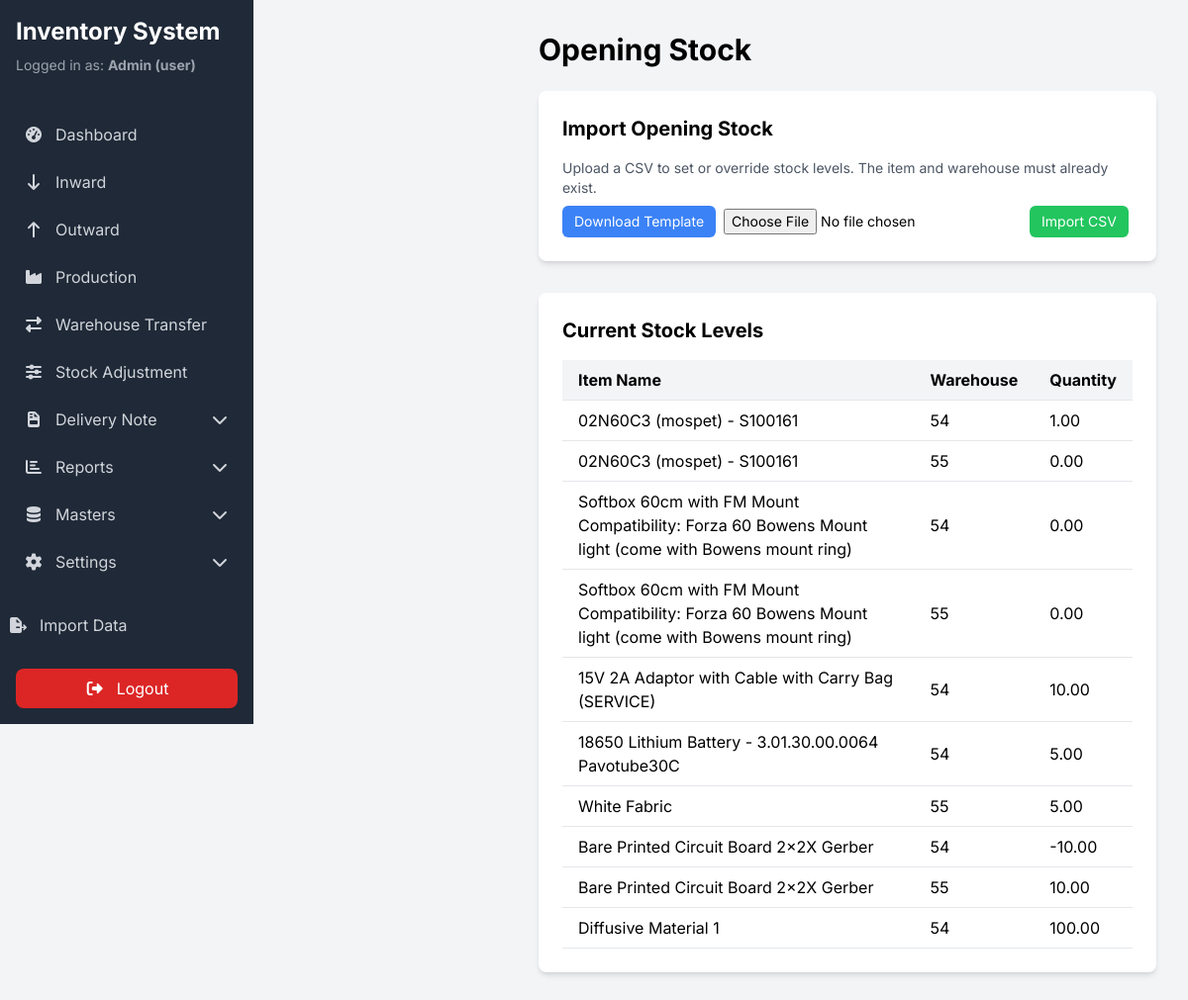
Screenshot of /opening-stock/ (signed in) with the database file from the repository.
### inventory/models.py (models this page shows, shortened)
class User(AbstractUser):
    ROLE_CHOICES = (
        ('admin', 'Admin'),
        ('user', 'User'),
    )
    role = models.CharField(max_length=20, choices=ROLE_CHOICES, default='user')
    can_edit = models.BooleanField(default=True)
    can_delete = models.BooleanField(default=False)

class OpeningStock(models.Model):
    item = models.ForeignKey(ItemMaster, on_delete=models.CASCADE)
    warehouse = models.ForeignKey(WarehouseMaster, on_delete=models.CASCADE)
    quantity = models.DecimalField(max_digits=10, decimal_places=2, default=0)
    class Meta:
        unique_together = ('item', 'warehouse')

class ItemMaster(models.Model):
    name = models.CharField(max_length=150, unique=True, help_text="The name of the item.")
    code = models.CharField(max_length=50, unique=True, null=True, blank=True, help_text="Unique code or SKU for the item.")
    unit = models.CharField(max_length=20, help_text="e.g., KG, PCS, LTR")
    group = models.ForeignKey(GroupMaster, on_delete=models.PROTECT, related_name='items')

class WarehouseMaster(models.Model):
    name = models.CharField(max_length=100, unique=True)
    parent = models.ForeignKey('self', on_delete=models.CASCADE, null=True, blank=True, related_name='children')

### inventory/views.py (the view, shortened to what this page needs)
# urls.py: path('opening-stock/', OpeningStockView.as_view(), name='opening_stock'),
class OpeningStockView(LoginRequiredMixin, View):
    def get(self, request):
        stock_data = OpeningStock.objects.select_related('item', 'warehouse').all()
        context = {'stock_data': stock_data}
        return render(request, 'inventory/opening_stock.html', context)

### inventory/templates/inventory/opening_stock.html (shortened to what this page needs)
{% extends "inventory/base.html" %}
{% block content %}
<h2 class="text-3xl font-bold mb-6">Opening Stock</h2>
<div class="bg-white p-6 rounded-lg shadow-md mb-8">
    <h3 class="text-xl font-bold mb-4">Import Opening Stock</h3>
    <p class="text-sm text-gray-600 mb-2">Upload a CSV to set or override stock levels. The item and warehouse must already exist.</p>
    <div class="flex space-x-2">
        <form method="post" class="inline">
            <button type="submit" name="download_template" class="bg-blue-500 text-white px-3 py-1.5 rounded-md text-sm hover:bg-blue-600">Download Template</button>
        </form>
        <form method="post" enctype="multipart/form-data" class="inline-flex items-center">
            <input type="file" name="csv_file" accept=".csv" required class="text-sm">
            <button type="submit" name="import_csv" class="bg-green-500 text-white px-3 py-1.5 rounded-md text-sm hover:bg-green-600 ml-2">Import CSV</button>
        </form>
    </div>
</div>
<div class="bg-white p-6 rounded-lg shadow-md overflow-x-auto">
    <h3 class="text-xl font-bold mb-4">Current Stock Levels</h3>
    <table class="min-w-full bg-white">
        <thead class="bg-gray-100">
            <tr>
                <th class="py-2 px-4 border-b text-left">Item Name</th>
                <th class="py-2 px-4 border-b text-left">Warehouse</th>
                <th class="py-2 px-4 border-b text-left">Quantity</th>
            </tr>
        </thead>
        <tbody>
            {% for stock in stock_data %}
            <tr class="hover:bg-gray-50">
                <td class="py-2 px-4 border-b">{{ stock.item.name }}</td>
                <td class="py-2 px-4 border-b">{{ stock.warehouse.name }}</td>
                <td class="py-2 px-4 border-b">{{ stock.quantity }}</td>
            </tr>
            {% empty %}
            <tr><td colspan="3" class="py-4 text-center text-gray-500">No stock data found.</td></tr>
            {% endfor %}
        </tbody>
    </table>
</div>
{% endblock %}

### inventory/templates/inventory/Base.html (shortened to what this page needs)
{% load static %}
<!DOCTYPE html>
<html lang="en">
<head>
    <script src="https://cdn.tailwindcss.com"></script>
    <link rel="stylesheet" href="{% static 'inventory/vendor/css/all.min.css' %}">
    <link rel="stylesheet" href="{% static 'inventory/vendor/css/select2.min.css' %}">
	<link rel="stylesheet" type="text/css" href="https://cdn.jsdelivr.net/npm/toastify-js/src/toastify.min.css">
</head>
<body class="bg-gray-100">
    <div id="app-container" class="relative md:flex">
        <div id="sidebar" class="sidebar fixed top-0 left-0 h-full w-64 bg-gray-800 text-white z-40 md:relative md:transform-none flex flex-col">
            <div class="p-4">
                <h1 class="text-2xl font-bold mb-2">Inventory System</h1>
                {% if user.is_authenticated %}
                <p class="text-sm text-gray-400 mb-6">Logged in as: <span id="user-role-display" class="font-bold">{{ user.username }} ({{user.role}})</span></p>
                {% endif %}
            </div>
			<nav class="flex-1 px-4 pb-4 overflow-y-auto">
				<ul>
					<li class="mb-2">
						<a href="{% url 'dashboard' %}" class="nav-link flex items-center p-2 text-base font-normal text-gray-300 rounded-lg hover:bg-gray-700">
							<i class="fas fa-tachometer-alt fa-fw mr-3"></i>Dashboard
						</a>
					</li>
					<li class="mb-2">
						<a href="{% url 'inward' %}" class="nav-link flex items-center p-2 text-base font-normal text-gray-300 rounded-lg hover:bg-gray-700">
							<i class="fas fa-arrow-down fa-fw mr-3"></i>Inward
						</a>
					</li>
					<li class="mb-2">
						<a href="{% url 'outward' %}" class="nav-link flex items-center p-2 text-base font-normal text-gray-300 rounded-lg hover:bg-gray-700">
							<i class="fas fa-arrow-up fa-fw mr-3"></i>Outward
						</a>
					</li>
					<li class="mb-2">
						<a href="{% url 'production' %}" class="nav-link flex items-center p-2 text-base font-normal text-gray-300 rounded-lg hover:bg-gray-700">
							<i class="fas fa-industry fa-fw mr-3"></i>Production
						</a>
					</li>
					<li class="mb-2">
						<a href="{% url 'warehouse_transfer' %}" class="nav-link flex items-center p-2 text-base font-normal text-gray-300 rounded-lg hover:bg-gray-700">
							<i class="fas fa-exchange-alt fa-fw mr-3"></i>Warehouse Transfer
						</a>
					</li>
					<li class="mb-2">
						<a href="{% url 'stock_adjustment' %}" class="nav-link flex items-center p-2 text-base font-normal text-gray-300 rounded-lg hover:bg-gray-700">
							<i class="fas fa-sliders-h fa-fw mr-3"></i>Stock Adjustment
						</a>
					</li>
					<li class="mb-2">
						<button type="button" class="submenu-toggle flex items-center w-full p-2 text-base font-normal text-gray-300 rounded-lg hover:bg-gray-700">
							<i class="fas fa-file-invoice fa-fw mr-3"></i>
							<span class="flex-1 text-left whitespace-nowrap">Delivery Note</span>
							<i class="fas fa-chevron-down ml-auto transition-transform duration-300"></i>
						</button>
					</li>
					<li class="mb-2">
								<button type="button" class="submenu-toggle flex items-center w-full p-2 text-base font-normal text-gray-300 rounded-lg hover:bg-gray-700">
									<i class="fas fa-chart-bar fa-fw mr-3"></i>
									<span class="flex-1 text-left whitespace-nowrap">Reports</span>
									<i class="fas fa-chevron-down ml-auto transition-transform duration-300"></i>
								</button>
					</li>
					<li class="mb-2">
						<button type="button" class="submenu-toggle flex items-center w-full p-2 text-base font-normal text-gray-300 rounded-lg hover:bg-gray-700">
							<i class="fas fa-database fa-fw mr-3"></i>
							<span class="flex-1 text-left whitespace-nowrap">Masters</span>
							<i class="fas fa-chevron-down ml-auto transition-transform duration-300"></i>
						</button>
					</li>
					<li class="mb-2">
						<button type="button" class="submenu-toggle flex items-center w-full p-2 text-base font-normal text-gray-300 rounded-lg hover:bg-gray-700">
							<i class="fas fa-cog fa-fw mr-3"></i>
							<span class="flex-1 text-left whitespace-nowrap">Settings</span>
							<i class="fas fa-chevron-down ml-auto transition-transform duration-300"></i>
						</button>
					</li>
				</ul>
			</nav>
			<nav>
				<ul>
					<li class="mb-2">
						<a href="{% url 'import_page' %}" class="nav-link flex items-center p-2 text-base font-normal text-gray-300 rounded-lg hover:bg-gray-700">
							<i class="fas fa-file-export fa-fw mr-3"></i>Import Data
						</a>
					</li>
					</ul>
			</nav>
		<div class="p-4">
                <a href="{% url 'logout' %}" id="logout-btn" class="w-full flex items-center justify-center p-2 text-base font-normal text-white bg-red-600 rounded-lg hover:bg-red-700">
                    <i class="fas fa-sign-out-alt mr-3"></i>Logout
                </a>
            </div>
        </div>
        <div id="main-content" class="main-content md:ml-64 flex-1 p-4 md:p-8">
            {% block content %}{% endblock %}
        </div>
    </div>
</body>
</html>

### inventory/templates/inventory/Base.html (style rules this page uses)
body { font-family: 'Inter', sans-serif; }
.sidebar { transition: transform 0.3s ease-in-out; }
.main-content { transition: margin-left 0.3s ease-in-out; }

### rows the page displays
User: username "Admin", role "user"
OpeningStock: item.name "02N60C3 (mospet) - S100161", warehouse.name "54", quantity "1.00"
OpeningStock: item.name "02N60C3 (mospet) - S100161", warehouse.name "55", quantity "0.00"
OpeningStock: item.name "Softbox 60cm with FM Mount Compatibility: Forza 60 Bowens Mount light (come with Bowens mount ring)", warehouse.name "54", quantity "0.00"
OpeningStock: item.name "Softbox 60cm with FM Mount Compatibility: Forza 60 Bowens Mount light (come with Bowens mount ring)", warehouse.name "55", quantity "0.00"
OpeningStock: item.name "15V 2A Adaptor with Cable with Carry Bag (SERVICE)", warehouse.name "54", quantity "10.00"
OpeningStock: item.name "18650 Lithium Battery - 3.01.30.00.0064 Pavotube30C", warehouse.name "54", quantity "5.00"
OpeningStock: item.name "White Fabric", warehouse.name "55", quantity "5.00"
OpeningStock: item.name "Bare Printed Circuit Board 2x2X Gerber", warehouse.name "54", quantity "-10.00"
OpeningStock: item.name "Bare Printed Circuit Board 2x2X Gerber", warehouse.name "55", quantity "10.00"
OpeningStock: item.name "Diffusive Material 1", warehouse.name "54", quantity "100.00"
